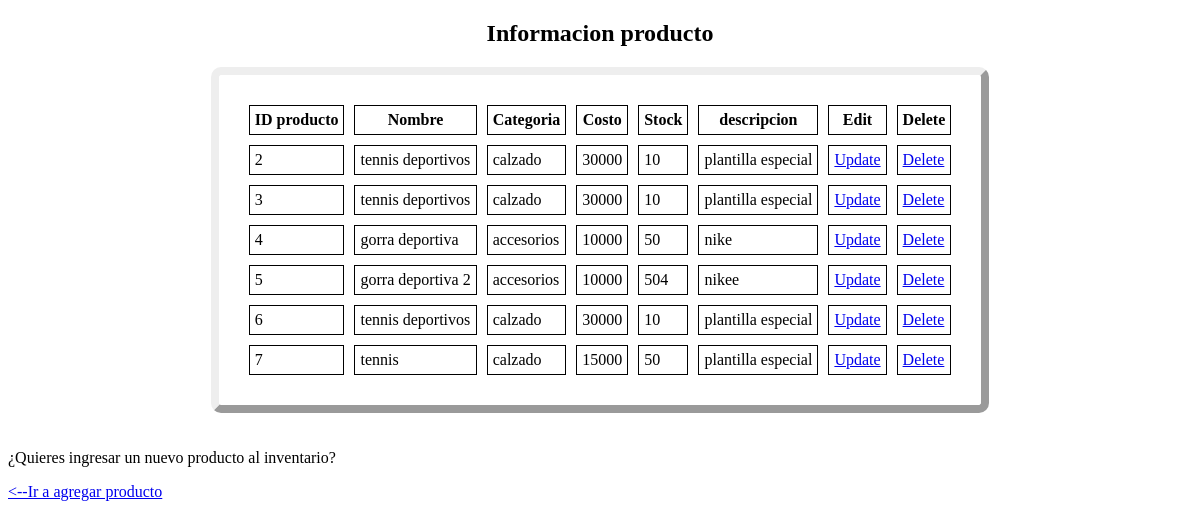
The page /mostrar_productos/ on the database as committed earlier.
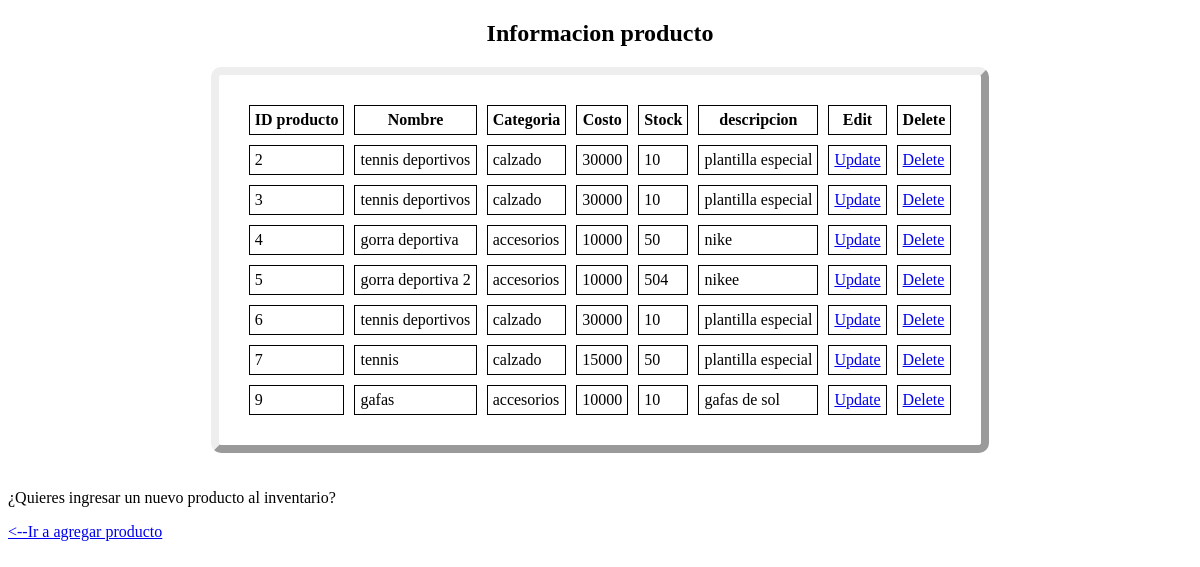
The same page on the database as committed later.
### inventario/models.py (models this page shows)
class Productos(models.Model):
    name = models.CharField(max_length=30)
    category = models.CharField(max_length=30)
    cost = models.IntegerField(default=0)
    cantidad_stock = models.IntegerField(default=0)
    description = models.TextField()

### inventario/views.py (the view)
# urls.py: path('mostrar_productos/', mostrar_productos, name='show-prods'),
def mostrar_productos(request):
    productos = Productos.objects.all()
    return render(request,'show_products.html',{'productos':productos})

### inventario/templates/show_products.html (shortened to what this page needs)
<!DOCTYPE html>
<html lang="es">
<head>
</head>
<body>
    <h2 style="text-align:center"> Informacion producto </h2>
    <table align="center" style="margin: 0px auto;">
        <thead>
            <tr>
                <th>ID producto</th>
                <th>Nombre</th>
                <th>Categoria</th>
                <th>Costo</th>
                <th>Stock</th>
                <th>descripcion</th>
                <th>Edit</th>
                <th>Delete</th>
            </tr>
        </thead>
        <tbody>
            {% for producto in productos %}
            <tr>
                <td>{{producto.id}}</td>
                <td>{{producto.name}}</td>
                <td>{{producto.category}}</td>
                <td>{{producto.cost}}</td>
                <td>{{producto.cantidad_stock}}</td>
                <td>{{producto.description}}</td>
                <td>
                    <a href="/editar_producto/{{producto.pk}}">Update</a>
                </td>
                <td>
                    <a href="/eliminar_producto/{{producto.pk}}">Delete</a>
                </td>
            </tr>
            {% endfor %}
        </tbody>
    </table>
    <br><br>
    <div class="alert alert-danger" role="alert">
        ¿Quieres ingresar un nuevo producto al inventario?
    </div>
    <p>
        <a href="{% url 'add-prods' %}"><--Ir a agregar producto</a>
    </p>
</body>
</html>

Rows that differ between the two databases and show on the page:
added Productos: id "9", name "gafas", category "accesorios", cost "10000", cantidad_stock "10", description "gafas de sol"
